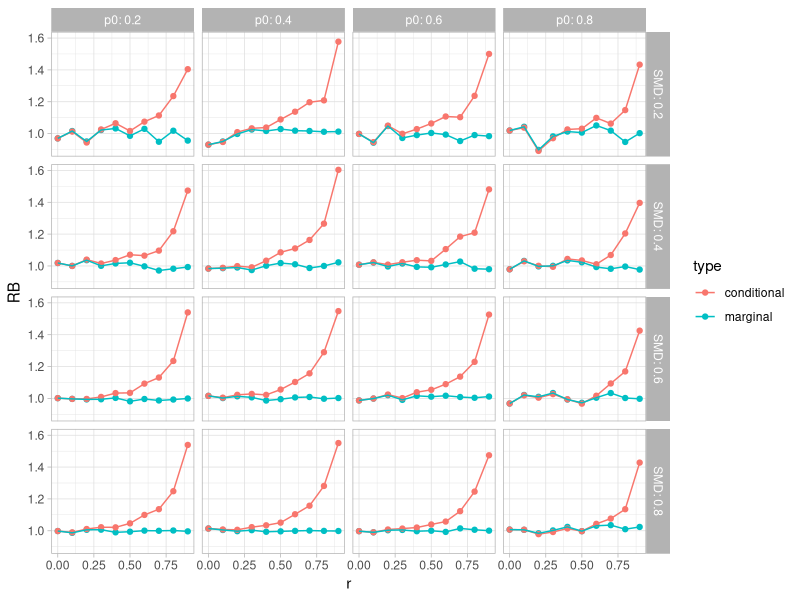

Generate this figure with R:
## ---- chunk 1
logit <- function(x) log(x) - log(1 - x)

simulate_OR_to_SMD <- function(p0, SMD, r, n0, n1) {
  
  # simulate data
  trt <- c(rep(0, n0), rep(1, n1))
  Y <- rlogis(n0 + n1, location = logit(p0) + trt * SMD * pi / sqrt(3))
  X <- r * (Y - trt * SMD) * sqrt(3) / pi + rnorm(n0 + n1, sd = sqrt(1 - r^2))
  B <- Y > 0

  # calculate LORs
  logit_fit <- glm(B ~ trt + X, family = "binomial")
  LOR_marginal <- as.numeric(diff(logit(tapply(B, trt, mean))))
  LOR_logit <- coef(logit_fit)[["trt"]]
  LORs <- c(LOR_marginal, LOR_logit)
  
  # convert to SMDs
  SMDs <- LORs * sqrt(3) / pi
  
  data.frame(type = c("marginal","conditional"), LOR_est = LORs, SMD_est = SMDs)
} 

simulate_OR_to_SMD(p0 = 0.6, SMD = 0.4, r = 0.7, n0 = 10000, n1 = 10000)

## ---- chunk 2
library(tidyverse)

params <- 
  list(
    p0 = seq(0.2, 0.8, 0.2),
    SMD = seq(0.2, 0.8, 0.2),
    r = seq(0, 0.9, 0.1)
  ) %>%
  cross_df()

SMDs <- 
  params %>%
  mutate(res = pmap(., simulate_OR_to_SMD, n0 = 50000, n1 = 50000)) %>%
  unnest() %>%
  mutate(RB = SMD_est / SMD)

ggplot(SMDs, aes(r, RB, color = type)) + 
  geom_point() + geom_line() + 
  facet_grid(SMD ~ p0, labeller = "label_both") + 
  theme_light()
